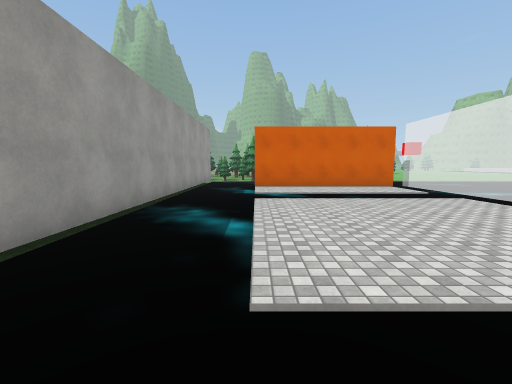
View 1 (above)

14 first-person views from a walk through a 3-D level made in the Unity game engine. The camera is 1.5 m above the floor, tilts 6° down and sees 90° across. The floor is counted in squares, 2 m on a side. Each view is taken from the middle of a square. On the plan, view 1 faces up. The plan holds only what a view shows up to about 9 squares ahead; the rest is blank. The place goes on beyond the plan. The player is left out. Some surface patterns are stand-ins.

View 2
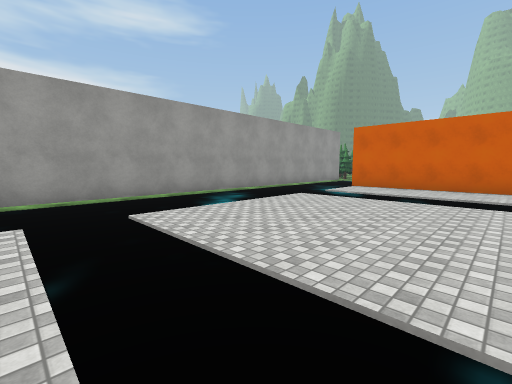

View 3
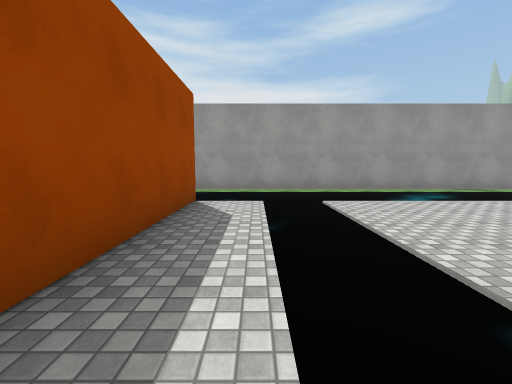

View 4
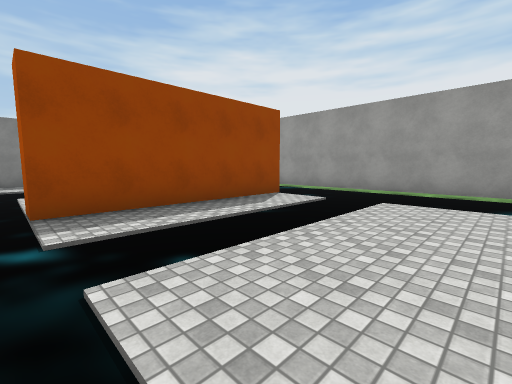

View 5
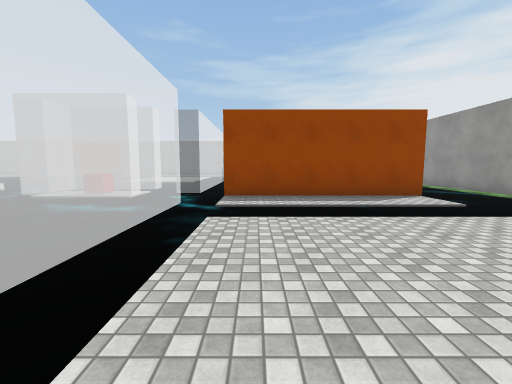

View 6
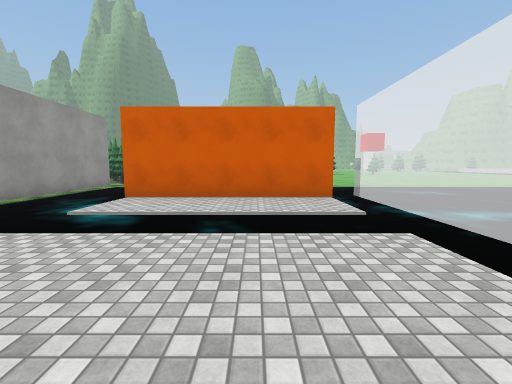

View 7
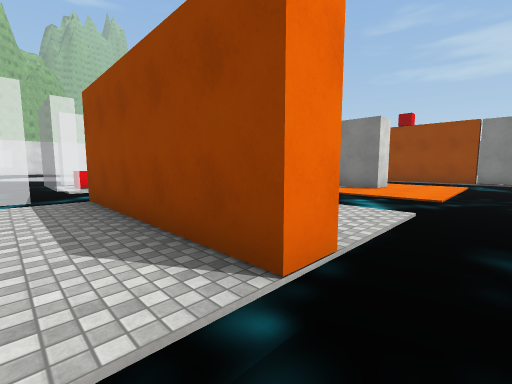

View 8
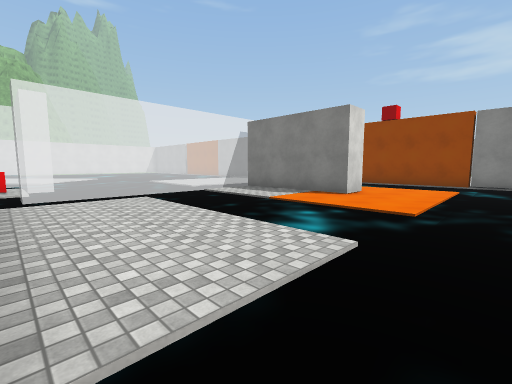

View 9
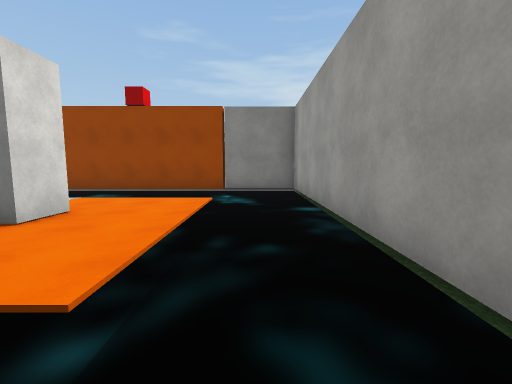

View 10
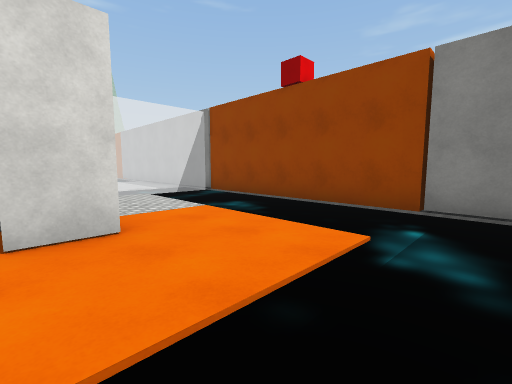

View 11
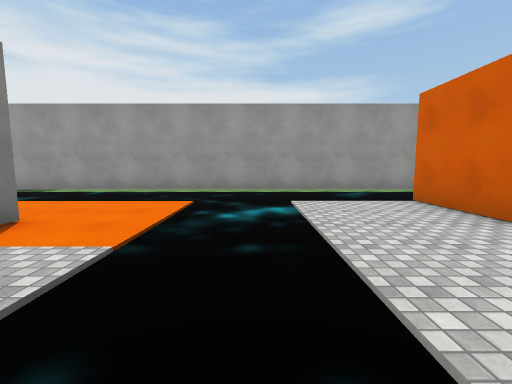

View 12
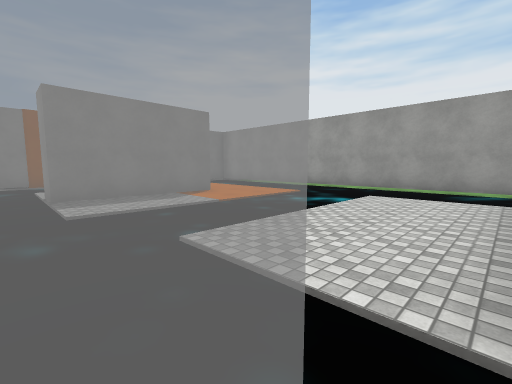

View 13
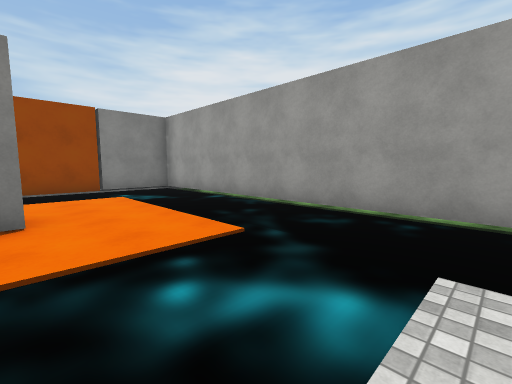

View 14
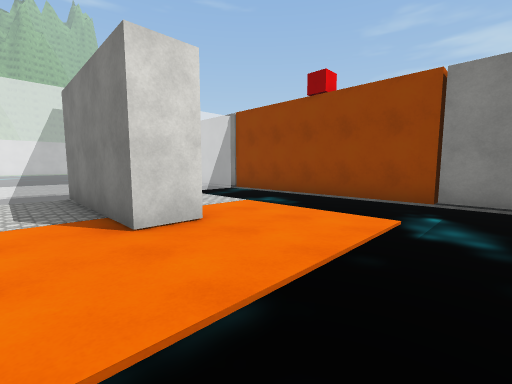

### Floor plan
Key: @ floor where view 1 was taken; # wall or solid block; . main floor; - floor 0.25 m lower than the main floor; T thing the floor can be seen under or through; C red cube.
Columns run from 3 left of view 1 to 12 right of it. Each row starts with its distance up from view 1.
 12 -.       ......
 11 -#.      ......
 10 -#.     ......
  9 -T.#####. ...
  8 -T....... ..
  7 -T.......
  6 -T.......
  5 -T.......
  4 -T.......
  3 -T.......
  2 -T.......
  1 -T....... ..
  0 -T.@..... ..
 -1 -T........
 -2 -T.#####...C
 -3 -T.......    ...
 -4 -T....... ......
 -5 -T....... ..
 -6 -T....... .
 -7 -T....... ....
 -8 -T...#####....
 -9 -T.......#
-10 -T.......
-11 -T....... ..
-12 -T.......#..
-13  ##########

Positions as (right, up) in squares from view 1, and headings:
1: (0, 0), facing up
2: (4, 0), facing up-left
3: (5, 0), facing left
4: (5, 3), facing down-left
5: (4, 5), facing down
6: (3, 3), facing up
7: (-1, 0), facing down-right
8: (-1, -2), facing down-right
9: (-1, -5), facing down
10: (-1, -8), facing down-right
11: (5, -5), facing left
12: (6, -2), facing down-left
13: (2, -4), facing down-left
14: (-1, -7), facing down-right
